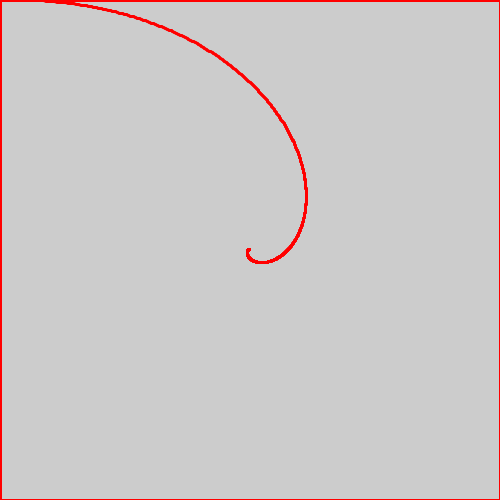
Frame 1 (no input)
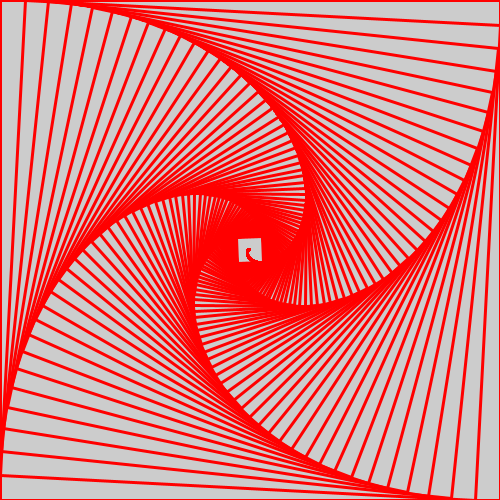
Frame 60 (the mouse pressed at the canvas centre just before this capture)
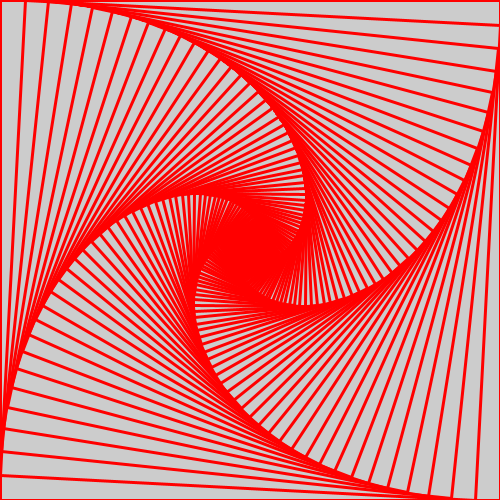
Frame 120 (the mouse held since frame 60 and released just before this capture)

The Processing sketch that drew these frames (run headless with seeded random() and noise(); from frame 60 on, the mouse is pressed at the canvas centre):

// Processing sketch: RecurSquare
// ── RecurSquare.pde
PVector[] vec;
float gap = 0.05;

void setup() {
  size(500, 500);
  vec = new PVector[4];
  vec[0] = new PVector(0, 0);
  vec[1] = new PVector(width, 0);
  vec[2] = new PVector(width, height);
  vec[3] = new PVector(0, height);
  drawLogSpiral();
}

void draw() {
  drawSquare(vec);
  vec = getVector(vec);
}

void drawSquare(PVector[] v) {
  for(int i = 0; i < 4; i++) {
    line(v[i].x, v[i].y, v[(i + 1) % 4].x, v[(i + 1) % 4].y);
  }
}

PVector[] getVector(PVector[] vec) {
  PVector[] nextVec = new PVector[4];
  for (int i = 0; i < 4; i++) {
    PVector dir = PVector.sub(vec[(i + 1) % 4], vec[i]);
    dir.mult(gap);
    nextVec[i] = PVector.add(vec[i], dir);
  }
  return(nextVec);
}

void drawLogSpiral() {
  float STEP = 2 * PI * 0.001;
  float b = sqrt(2 * gap * gap - 2 * gap + 1);
  float c = atan(gap / (1 - gap));
  PVector O = new PVector(width / 2, height / 2);
  PVector v = new PVector(0, 0);
  
  v.sub(O);
  translate(O.x, O.y);
  stroke(color(255, 0, 0));
  strokeWeight(3);
  
  while(v.mag() > 1) {
    PVector nextV = v.copy();
    nextV.rotate(STEP);
    nextV.mult(pow(b, STEP / c));
    line(v.x, v.y, nextV.x, nextV.y);
    v = nextV;
  }
}

  
  
  
